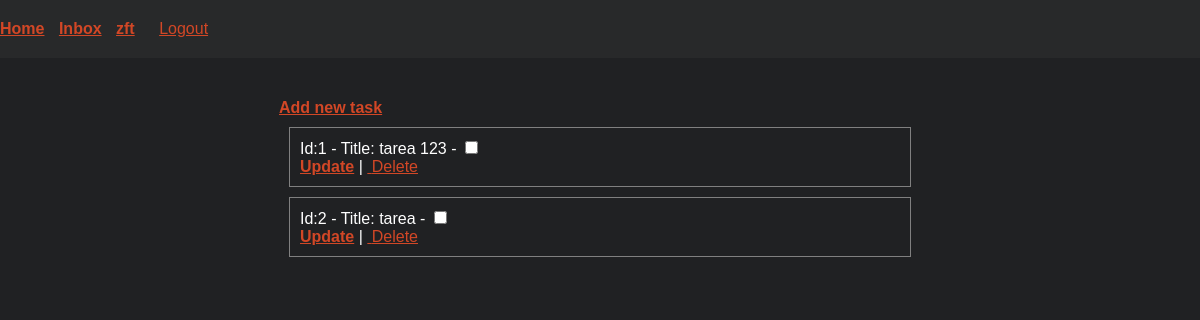
The page /tag/4/ (signed in) on the database as committed earlier.
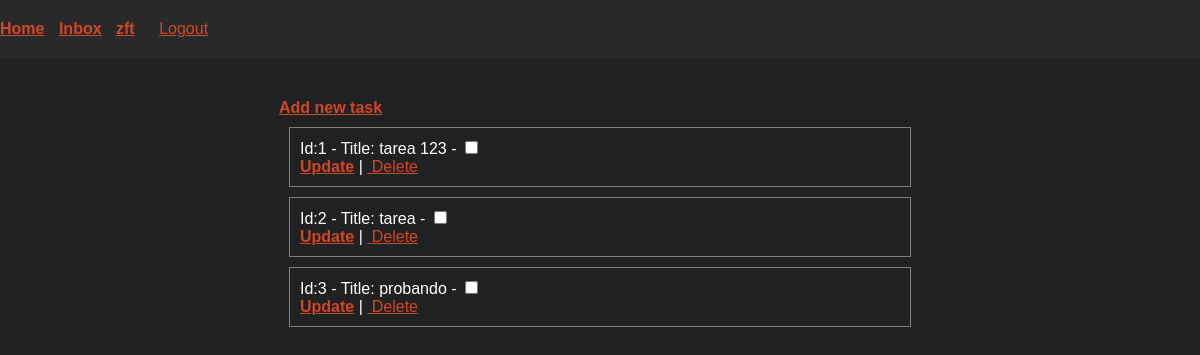
The same page on the database as committed later.
### base/models.py (models this page shows, shortened)
class Task(models.Model):
    title = models.CharField(max_length=500)
    description = models.TextField(blank=True, null=True)
    done = models.BooleanField(default=False)
    start_date = models.DateTimeField(blank=True, null=True)
    due_date = models.DateTimeField(blank=True, null=True)
    priority = models.IntegerField(
        default=1,
        validators=[MinValueValidator(1), MaxValueValidator(4)]
    )
    updated = models.DateTimeField(auto_now=True)
    created = models.DateTimeField(auto_now_add=True)
    project = models.ForeignKey(Project, on_delete=models.CASCADE,null=True,blank=True)
    owner = models.ForeignKey(User, on_delete=models.CASCADE,null=True)
    tags = models.ManyToManyField(Tag, blank=True)
    class Meta():
        ordering = ['done','priority']

### base/views.py (the view)
# urls.py: path("tag/<int:pk>/", views.tag, name="tag"),
@login_required(login_url='login')
def tag(request,pk):
    user = request.user
    tag = user.tag_set.filter(pk=pk).first()
    if project is None:
        return HttpResponse("Tag not found or you don't have access to it!")
    tasks = Task.objects.filter(tags=tag)
    context = {'tasks': tasks}
    return render(request,'base/tag.html',context)

### base/templates/base/tag.html (shortened to what this page needs)
{% extends 'main.html' %}
{% block content %}
<div>
    <strong><a href="{% url 'add-task' %}">Add new task</a></strong>
{% for task in  tasks %}
<div style="border: 1px solid grey; width: 600px; margin: 10px; padding:10px;" >
    Id:{{task.id}} - Title: {{task.title}} - <input type="checkbox" name="done" {% if task.done %} checked {% endif %}>
    <div> <strong><a href="{% url 'update-task' task.id %}">Update</a></strong> | <a href="{% url 'delete-task' task.id %}" class=""> Delete</a></div>
</div>
{% endfor %}
</div>
{% endblock %}

Rows that differ between the two databases and show on the page:
added Task: id "3", title "probando"
